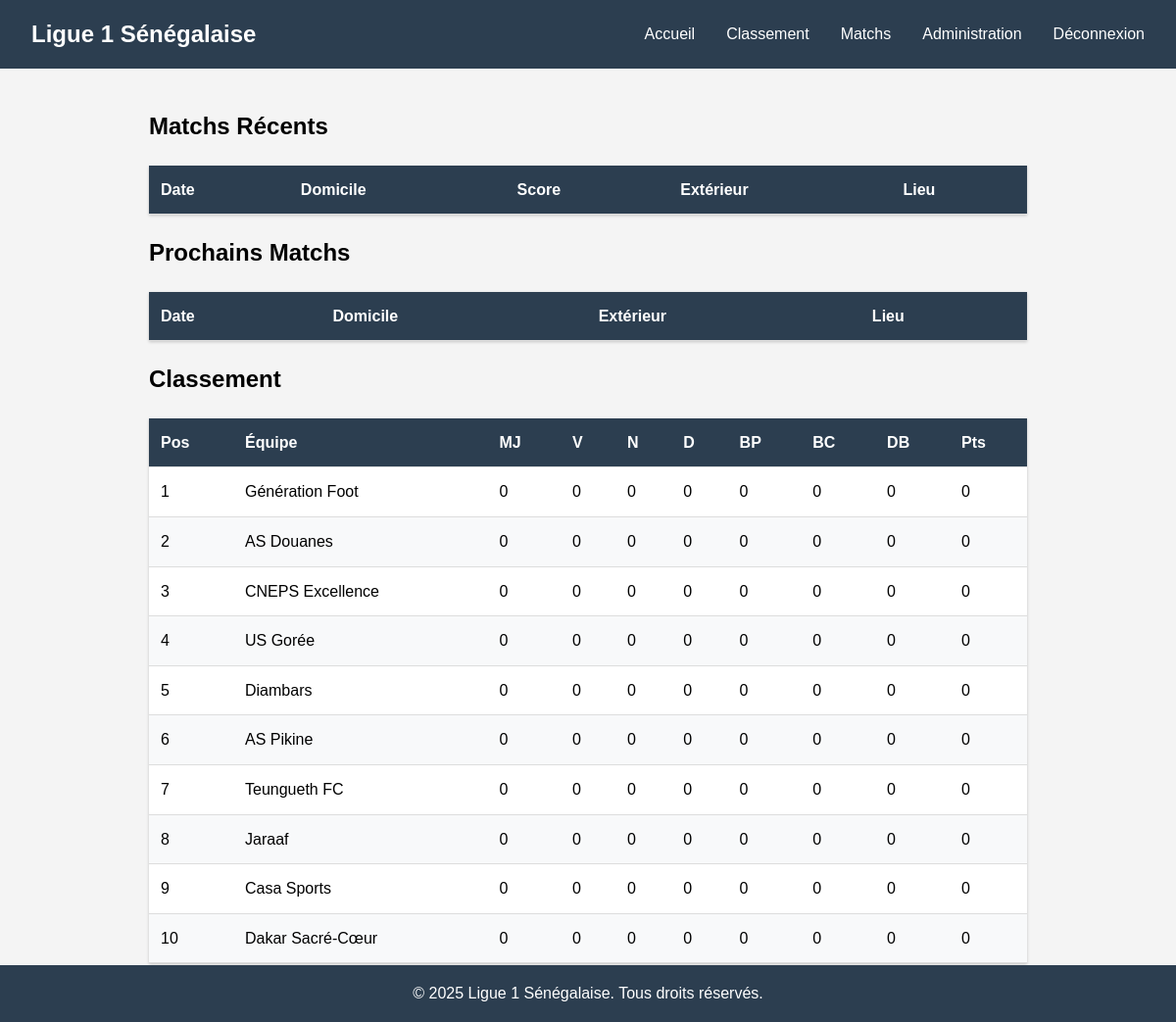
Page /app/index.php (signed in) on the committed database.
### tables this page shows
CREATE TABLE equipes (
    id INT AUTO_INCREMENT PRIMARY KEY,
    nom VARCHAR(100) NOT NULL,
    matchs_joues INT DEFAULT 0,
    victoires INT DEFAULT 0,
    nuls INT DEFAULT 0,
    defaites INT DEFAULT 0,
    buts_marques INT DEFAULT 0,
    buts_encaisses INT DEFAULT 0,
    difference_buts INT DEFAULT 0,
    points INT DEFAULT 0
);

### app/config/config.php (called while the page is built, shortened)
<?php
function url($path) {
    $basedir = dirname($_SERVER['SCRIPT_NAME']);
    $basedir = rtrim($basedir, '/');
    return $basedir . '/' . ltrim($path, '/');
}

### app/index.php (the view, shortened to what this page needs)
<?php
require_once 'config/database.php';
$stmt = $pdo->query("
    SELECT *
    FROM equipes
    ORDER BY points DESC, difference_buts DESC, buts_marques DESC
");
$classement = $stmt->fetchAll(PDO::FETCH_ASSOC);
include 'includes/header.php';
?>
<div class="container">
    <section class="recent-matches">
        <h2>Matchs Récents</h2>
        <table>
            <thead>
                <tr>
                    <th>Date</th>
                    <th>Domicile</th>
                    <th>Score</th>
                    <th>Extérieur</th>
                    <th>Lieu</th>
                </tr>
            </thead>
        </table>
    </section>
    <section class="upcoming-matches">
        <h2>Prochains Matchs</h2>
        <table>
            <thead>
                <tr>
                    <th>Date</th>
                    <th>Domicile</th>
                    <th>Extérieur</th>
                    <th>Lieu</th>
                </tr>
            </thead>
        </table>
    </section>
    <section class="standings">
        <h2>Classement</h2>
        <table>
            <thead>
                <tr>
                    <th>Pos</th>
                    <th>Équipe</th>
                    <th>MJ</th>
                    <th>V</th>
                    <th>N</th>
                    <th>D</th>
                    <th>BP</th>
                    <th>BC</th>
                    <th>DB</th>
                    <th>Pts</th>
                </tr>
            </thead>
            <tbody>
                <?php foreach ($classement as $index => $equipe): ?>
                <tr>
                    <td><?= $index + 1 ?></td>
                    <td><?= htmlspecialchars($equipe['nom']) ?></td>
                    <td><?= $equipe['matchs_joues'] ?></td>
                    <td><?= $equipe['victoires'] ?></td>
                    <td><?= $equipe['nuls'] ?></td>
                    <td><?= $equipe['defaites'] ?></td>
                    <td><?= $equipe['buts_marques'] ?></td>
                    <td><?= $equipe['buts_encaisses'] ?></td>
                    <td><?= $equipe['difference_buts'] ?></td>
                    <td><?= $equipe['points'] ?></td>
                </tr>
                <?php endforeach; ?>
            </tbody>
        </table>
    </section>
</div>
<?php include 'includes/footer.php'; ?>

### app/includes/header.php (shortened to what this page needs)
<?php
require_once __DIR__ . '/../config/config.php';
?>
<!DOCTYPE html>
<html lang="fr">
<head>
    <link rel="stylesheet" href="<?= url('css/style.css') ?>">
</head>
<body>
    <header>
        <nav>
            <div class="logo">
                <h1>Ligue 1 Sénégalaise</h1>
            </div>
            <ul class="nav-links">
                <li><a href="<?= url('index.php') ?>">Accueil</a></li>
                <li><a href="<?= url('classement.php') ?>">Classement</a></li>
                <li><a href="<?= url('matchs.php') ?>">Matchs</a></li>
                <?php if(isset($_SESSION['admin_id'])): ?>
                    <li><a href="<?= url('admin/dashboard.php') ?>">Administration</a></li>
                    <li><a href="<?= url('admin/logout.php') ?>">Déconnexion</a></li>
                <?php else: ?>
                    <li><a href="<?= url('admin/login.php') ?>">Connexion Admin</a></li>
                <?php endif; ?>
            </ul>
        </nav>
    </header>
    <main class="container">

### app/includes/footer.php (shortened to what this page needs)
    </main>
    <footer>
        <p>&copy; <?php echo date('Y'); ?> Ligue 1 Sénégalaise. Tous droits réservés.</p>
    </footer>
</body>
</html>

### app/css/style.css (style rules this page uses)
* { margin: 0; padding: 0; box-sizing: border-box; }
body { font-family: Arial, sans-serif; line-height: 1.6; background-color: #f4f4f4; }
.container { width: 90%; max-width: 1200px; margin: 0 auto; padding: 20px; }
header { background-color: #2c3e50; color: white; padding: 1rem 0; }
nav { display: flex; justify-content: space-between; align-items: center; padding: 0 2rem; }
.nav-links { display: flex; list-style: none; }
.nav-links li { margin-left: 2rem; }
.nav-links a { color: white; text-decoration: none; font-weight: 500; }
table { width: 100%; border-collapse: collapse; margin: 20px 0; background-color: white; box-shadow: 0 1px 3px rgba(0, 0, 0, 0.2); }
th, td { padding: 12px; text-align: left; border-bottom: 1px solid #ddd; }
th { background-color: #2c3e50; color: white; }
tr:nth-child(even) { background-color: #f8f9fa; }
footer { background-color: #2c3e50; color: white; text-align: center; padding: 1rem 0; position: fixed; bottom: 0; width: 100%; }

### rows in the picture
equipes: nom "Génération Foot", matchs_joues "0", victoires "0", nuls "0", defaites "0", buts_marques "0", buts_encaisses "0", difference_buts "0", points "0"
equipes: nom "AS Douanes", matchs_joues "0", victoires "0", nuls "0", defaites "0", buts_marques "0", buts_encaisses "0", difference_buts "0", points "0"
equipes: nom "CNEPS Excellence", matchs_joues "0", victoires "0", nuls "0", defaites "0", buts_marques "0", buts_encaisses "0", difference_buts "0", points "0"
equipes: nom "US Gorée", matchs_joues "0", victoires "0", nuls "0", defaites "0", buts_marques "0", buts_encaisses "0", difference_buts "0", points "0"
equipes: nom "Diambars", matchs_joues "0", victoires "0", nuls "0", defaites "0", buts_marques "0", buts_encaisses "0", difference_buts "0", points "0"
equipes: nom "AS Pikine", matchs_joues "0", victoires "0", nuls "0", defaites "0", buts_marques "0", buts_encaisses "0", difference_buts "0", points "0"
equipes: nom "Teungueth FC", matchs_joues "0", victoires "0", nuls "0", defaites "0", buts_marques "0", buts_encaisses "0", difference_buts "0", points "0"
equipes: nom "Jaraaf", matchs_joues "0", victoires "0", nuls "0", defaites "0", buts_marques "0", buts_encaisses "0", difference_buts "0", points "0"
equipes: nom "Casa Sports", matchs_joues "0", victoires "0", nuls "0", defaites "0", buts_marques "0", buts_encaisses "0", difference_buts "0", points "0"
equipes: nom "Dakar Sacré-Cœur", matchs_joues "0", victoires "0", nuls "0", defaites "0", buts_marques "0", buts_encaisses "0", difference_buts "0", points "0"
